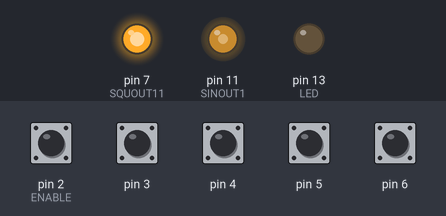
The sketch below on a simulated Arduino Uno, built with avr-gcc and run on an emulated ATmega328P. Shown: output pins drawn as LEDs (lit = HIGH). The inputs (shaded band) are chosen by the test bench; at power-on: pin 2 (ENABLE), pin 3–6 HIGH.

Above: at 1.2 s.
1.3 s: pin 2 (ENABLE) pulled LOW for 0.15 s
At 2.7 s:
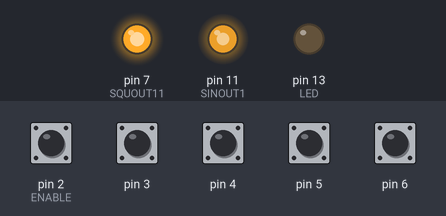
3.0 s: pin 3 pulled LOW for 0.15 s
At 4.2 s:
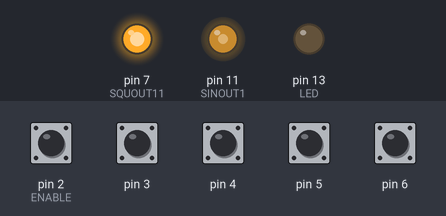
4.6 s: pin 2 (ENABLE) pulled LOW for 1 s
At 6.3 s:
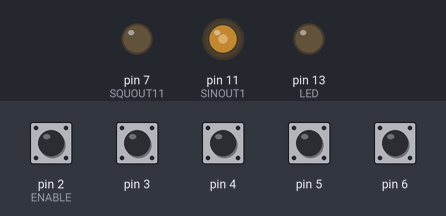
7.6 s: pin 2 (ENABLE) pulled LOW for 0.15 s
At 8.8 s:
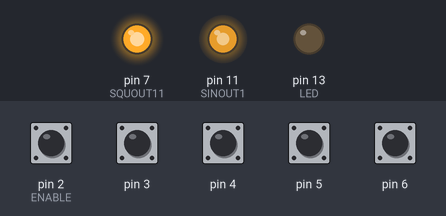
9.2 s: pin 2 (ENABLE) pulled LOW for 0.15 s
At 10.1 s:
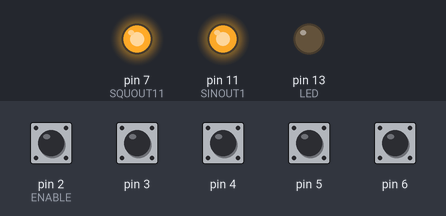
10.8 s: pin 2 (ENABLE) pulled LOW for 1 s
At 11.09 s:
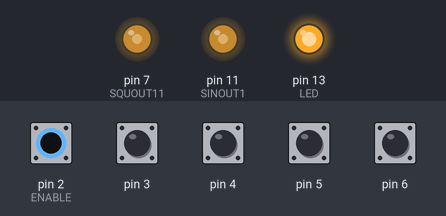
Timing chart, 0 to 13.8 s (numbered marks = the images above; inputs shaded):
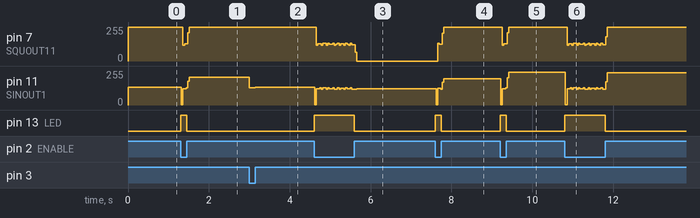

The sketch:

SimpleDDS_4_8mhz.ino
```cpp
/*
   Simple DDS Signal Generator

   2017/6/20 by morecat_lab

   based on http://interface.khm.de/index.php/lab/interfaces-advanced/arduino-dds-sinewave-generator/
   KHM 2009 /  Martin Nawrath
   Kunsthochschule fuer Medien Koeln
   Academy of Media Arts Cologne

   modifiziert: dk2jk 10.05.2018 ( nur ein Kanal )
*/
#include "avr/pgmspace.h"
#include "Arduino.h"
#define SINOUT1   11 // OC2A (PB3) require filter
#define SQUOUT11  7 //    - (PD7)
#define LED       13
#define ENABLE    2

// table of 256 sine values / one sine period / stored in flash memory
const unsigned char sine256[] PROGMEM  = {
  127, 130, 133, 136, 139, 143, 146, 149, 152, 155, 158, 161, 164, 167, 170, 173, 176, 178, 181, 184, 187, 190, 192, 195, 198, 200, 203, 205, 208, 210, 212, 215, 217, 219, 221, 223, 225, 227, 229, 231, 233, 234, 236, 238, 239, 240,
  242, 243, 244, 245, 247, 248, 249, 249, 250, 251, 252, 252, 253, 253, 253, 254, 254, 254, 254, 254, 254, 254, 253, 253, 253, 252, 252, 251, 250, 249, 249, 248, 247, 245, 244, 243, 242, 240, 239, 238, 236, 234, 233, 231, 229, 227, 225, 223,
  221, 219, 217, 215, 212, 210, 208, 205, 203, 200, 198, 195, 192, 190, 187, 184, 181, 178, 176, 173, 170, 167, 164, 161, 158, 155, 152, 149, 146, 143, 139, 136, 133, 130, 127, 124, 121, 118, 115, 111, 108, 105, 102, 99, 96, 93, 90, 87, 84, 81, 78,
  76, 73, 70, 67, 64, 62, 59, 56, 54, 51, 49, 46, 44, 42, 39, 37, 35, 33, 31, 29, 27, 25, 23, 21, 20, 18, 16, 15, 14, 12, 11, 10, 9, 7, 6, 5, 5, 4, 3, 2, 2, 1, 1, 1, 0, 0, 0, 0, 0, 0, 0, 1, 1, 1, 2, 2, 3, 4, 5, 5, 6, 7, 9, 10, 11, 12, 14, 15, 16, 18, 20, 21, 23, 25, 27, 29, 31,
  33, 35, 37, 39, 42, 44, 46, 49, 51, 54, 56, 59, 62, 64, 67, 70, 73, 76, 78, 81, 84, 87, 90, 93, 96, 99, 102, 105, 108, 111, 115, 118, 121, 124

};
#define cbi(sfr, bit) (_SFR_BYTE(sfr) &= ~_BV(bit))
#define sbi(sfr, bit) (_SFR_BYTE(sfr) |= _BV(bit))

char buf[32];

#define REFCLK (31376.6/2.0)       // 8 mhz arduino mini pro
volatile unsigned long phaccu_a;   // phase accumulator
volatile unsigned long tword_a;    // dds tuning word m for OC2A
volatile byte icnt_a;              // var inside interrupt
volatile unsigned long phaccu_b;   // phase accumulator
volatile unsigned long tword_b;    // dds tuning word m for OC2B
byte freqIndex;

float frequenzTabelle[16] =
  ///*6543*/  Brücken an Port 6543 gegen GND
{ /*0000*/ 67.0  ,/*0001*/ 71.9  ,/*0010*/ 74.4  ,/*0011*/ 85.4  ,
  /*0100*/ 88.5  ,/*0101*/ 91.5  ,/*0110*/ 94.8  ,/*0111*/ 100.0 ,
  /*1000*/ 103.5 ,/*1001*/ 110.9 ,/*1010*/ 114.8 ,/*1011*/ 123.0 ,
  /*1100*/ 127.3 ,/*1101*/ 131.8 ,/*1110*/ 136.5 ,/*1111*/ 141.3
};

unsigned long tick( int index)
{ return pow(2, 32) * frequenzTabelle[index] / REFCLK;
}

byte readKanalNr()
{
  pinMode( 3, INPUT_PULLUP);
  pinMode( 4, INPUT_PULLUP);
  pinMode( 5, INPUT_PULLUP);
  pinMode( 6, INPUT_PULLUP);
  byte y = 0;
  if (digitalRead(6) == 0 ) y = 0x8;
  if (digitalRead(5) == 0 ) y = y + 0x4;
  if (digitalRead(4) == 0 ) y = y + 0x2;
  if (digitalRead(3) == 0 ) y = y + 0x1;
  return y;
}

void setup()
{
  // sets the digital pin as output
  pinMode(LED, OUTPUT);
  pinMode(SINOUT1, OUTPUT);
  pinMode(SQUOUT11, OUTPUT);
  pinMode(ENABLE, INPUT_PULLUP);
  cbi (TIMSK0, TOIE0);             // disable Timer0 !!! delay() is now not available
  Setup_timer2();
  freqIndex = readKanalNr();
  setup_SineFreq();
}


void loop() {
  static byte index_alt = 0;
  bool en=digitalRead(ENABLE) == HIGH;
  digitalWrite(LED,en==0);
  en ? cbi (TIMSK2, TOIE2) : sbi (TIMSK2, TOIE2);
  // enable/disable Timer2 Interrupt
  byte index_neu = readKanalNr();
  if ( index_alt == index_neu )
  { //keine ae
  }
  else
  { freqIndex = index_neu;
    setup_SineFreq();
    index_alt = index_neu;
  }
}

void setup_SineFreq() {
  cbi (TIMSK2, TOIE2);              // disable Time2 Interrupt
  tword_a = tick(freqIndex) ; //sin_freqtab[freqIndex].tick;
  phaccu_a = 0;
  sbi (TIMSK2, TOIE2);              // enable Timer2 Interrupt
}

void shift_SinPhase( byte angle) {
  cbi (TIMSK2, TOIE2);              // disable Time2 Interrupt
  phaccu_a = phaccu_a + (angle * 0x1000000); // shift 1/256 degree
  sbi (TIMSK2, TOIE2);              // enable Timer2 Interrupt

}

//******************************************************************
// timer2 setup
void Setup_timer2() {
  // set prscaler to 1, PWM mode to phase correct PWM,  16000000/510 = 31372.55 Hz clock
  TCCR2A = (1 << COM2A1) | (0 << COM2A0) | ( 1 << COM2B1) | ( 0 << COM2B0) | ( 0 << WGM21) | ( 1 << WGM20);
  // Timer2 Clock Prescaler to : 1 =>  16000000/510 = 31372.55 Hz clock
  TCCR2B = (0 << WGM22) | (0 << CS22) | ( 0 << CS21) | ( 1 << CS20);
}


//******************************************************************
// Timer2 Interrupt Service at 31372,550 KHz = 32uSec
// this is the timebase REFCLOCK for the DDS generator
// FOUT = (M (REFCLK)) / (2 exp 32)
ISR(TIMER2_OVF_vect) {
  // dauer ca. 5us  mit sbi... / ein kanal //

  //sbi(PORTB,5);//==digitalWrite(LED,1);
  // for SIN1
  phaccu_a = phaccu_a + tword_a; // soft DDS, phase accu with 32 bits
  icnt_a = phaccu_a >> 24;   // use upper 8 bits for phase accu as frequency information
  // read value fron ROM sine table and send to PWM DAC
  OCR2A = pgm_read_byte_near(sine256 + icnt_a);

  if (OCR2A < 0x80) {  // output digital by PWM info
    cbi(PORTD, 7);
  } else {
    sbi(PORTD, 7);
  }
}
```

Measured:
- after the input at 1.3 s, pin 7 (SQUOUT11): 255/255 → 128/255 after 0.06 s, → 255/255 0.12 s later; pin 11 (SINOUT1): 133/255 → 121/255 at once, → 210/255 0.12 s later; pin 13 (LED): LOW → HIGH at once, → LOW 0.15 s later
- after the input at 3.0 s, pin 11 (SINOUT1): 210/255 → 130/255 at once, → 133/255 0.15 s later
- after the input at 7.6 s, pin 7 (SQUOUT11): 0/255 → 125/255 after 0.06 s, → 255/255 0.12 s later; pin 11 (SINOUT1): 121/255 → 126/255 at once, → 198/255 0.11 s later; pin 13 (LED): LOW → HIGH at once, → LOW 0.15 s later
- after the input at 9.2 s, pin 7 (SQUOUT11): 255/255 → 128/255 after 0.06 s, → 255/255 0.12 s later; pin 11 (SINOUT1): 198/255 → 121/255 at once, → 247/255 0.12 s later; pin 13 (LED): LOW → HIGH at once, → LOW 0.15 s later
- after the input at 10.8 s, pin 13 (LED): LOW → HIGH at once, → LOW 1.0 s later
